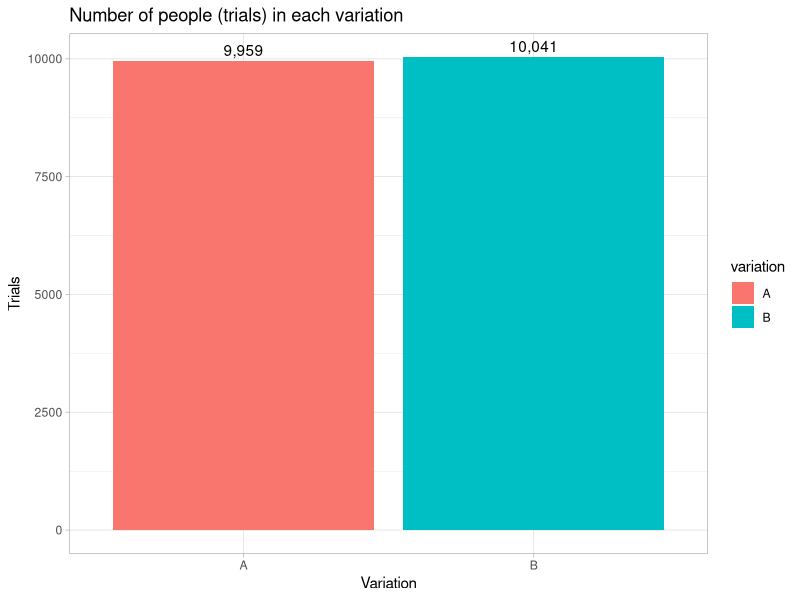
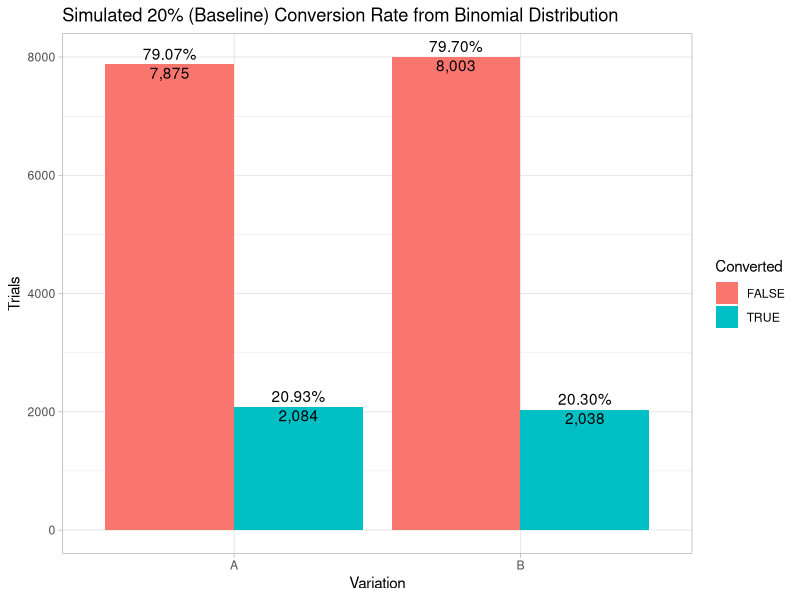
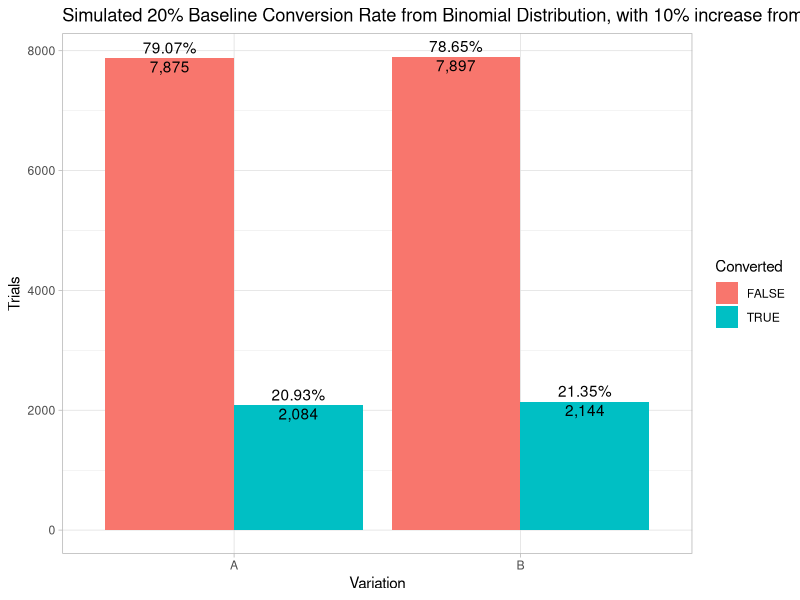
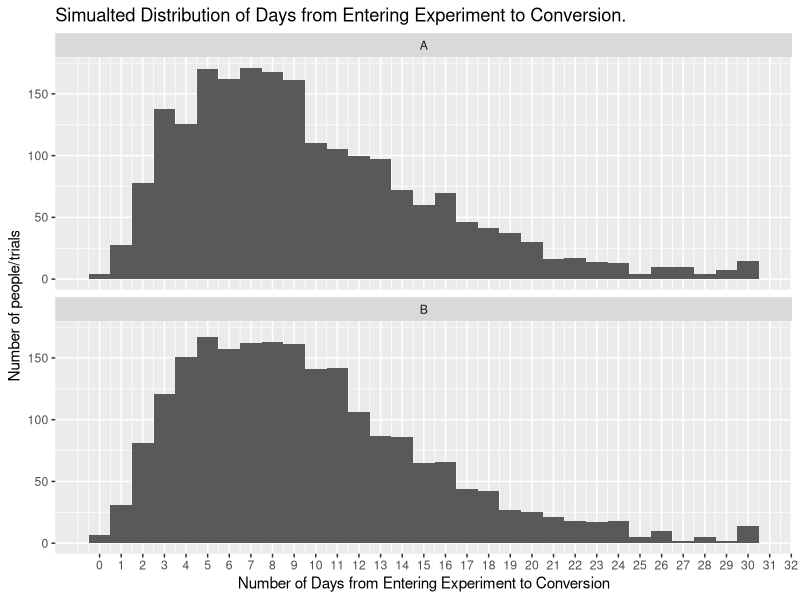
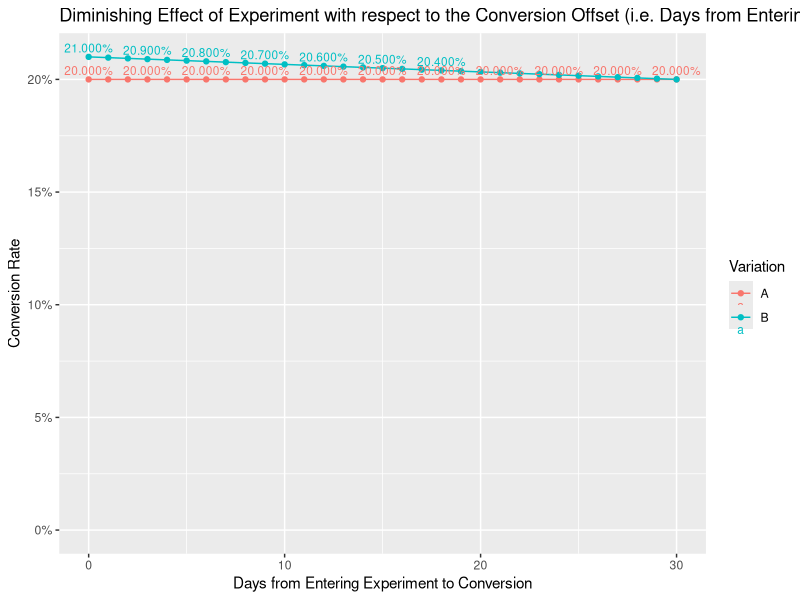
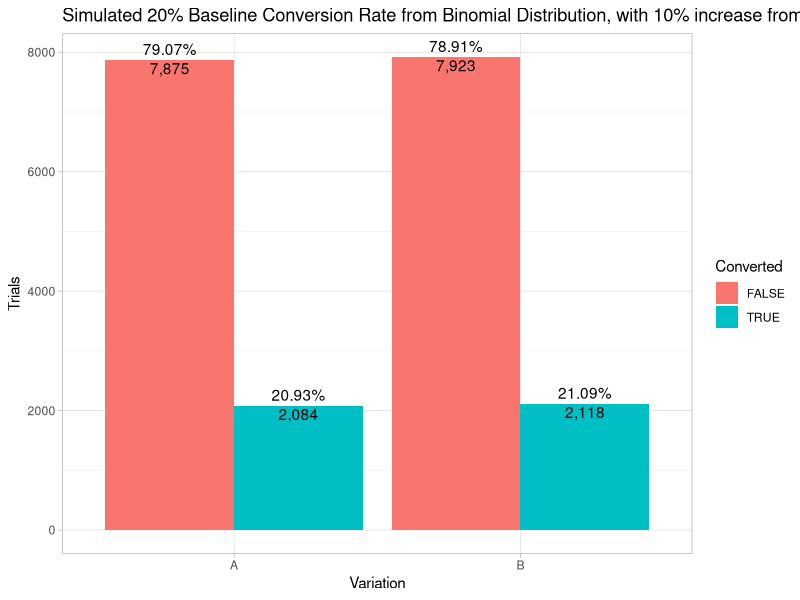

Write the R code that produced these figures, in order.
## ---- chunk 1
library(knitr)
library(tidyverse)
library(lubridate)
library(scales)
options(scipen=999) # non-scientific notation

knitr::opts_chunk$set(echo = FALSE)
## ---- chunk 2
num_trials <- 20000
set.seed(1)
traffic <- data.frame(id=sample(1:1000000, num_trials, replace=F))

set.seed(1)
traffic$variation <- ifelse(rbinom(num_trials, 1, 0.5), 'A', 'B')

traffic %>% 
    count(variation) %>%
    ggplot(aes(x=variation, y=n, fill=variation)) +
    geom_col() +
    geom_text(aes(label=comma_format()(n)), vjust = -0.4) +
    labs(title='Number of people (trials) in each variation',
         y='Trials',
         x='Variation') +
    theme(legend.position = 'none') +
    theme_light()
## ---- chunk 3
baseline_conversion_rate <- 0.20
traffic$baseline_conversion_rate <- baseline_conversion_rate
## ---- chunk 4
converted_by_id <- function(id, conversion_rate) {
    set.seed(id)
    return (as.logical(rbinom(1, 1, conversion_rate)))
}

traffic$converted <- map2_lgl(traffic$id, traffic$baseline_conversion_rate, ~ converted_by_id(.x, .y))

conversion_table <- table(traffic$variation, traffic$converted)
conversions <- c(conversion_table['A', 'TRUE'], conversion_table['B', 'TRUE'])
non_conversions <- c(conversion_table['A', 'FALSE'], conversion_table['B', 'FALSE'])
trials <- conversions + non_conversions

traffic %>% 
    count(variation, converted) %>%
    group_by(variation) %>%
    mutate(baseline_conversion_rate = n / sum(n)) %>%
    ungroup() %>%
    ggplot(aes(x=variation, y=n, fill=converted)) +
    geom_col(position='dodge') +
    geom_text(aes(label=comma_format()(n)),
              position = position_dodge(width=0.9),
              vjust = 1.2) +
    geom_text(aes(label=percent_format()(baseline_conversion_rate)),
              position = position_dodge(width=0.9),
              vjust = -0.4) +
    labs(title='Simulated 20% (Baseline) Conversion Rate from Binomial Distribution',
         y='Trials',
         x='Variation',
         fill='Converted') +
    theme_light()
## ---- chunk 5
simualted_percent_increase_in_b <- 0.05
## ---- chunk 6
traffic <- traffic %>%
    mutate(lift = ifelse(variation == 'A', 0, simualted_percent_increase_in_b)) %>%
    mutate(conversion_rate = baseline_conversion_rate + (baseline_conversion_rate * lift)) %>%
    select(-converted)

traffic$converted <- map2_lgl(traffic$id, traffic$conversion_rate, ~ converted_by_id(.x, .y))
#set.seed(2)
#traffic$converted <-as.logical(rbinom(num_trials, 1, baseline_conversion_rate))

conversion_table <- table(traffic$variation, traffic$converted)
conversions <- c(conversion_table['A', 'TRUE'], conversion_table['B', 'TRUE'])
non_conversions <- c(conversion_table['A', 'FALSE'], conversion_table['B', 'FALSE'])
trials <- conversions + non_conversions

a_conversion_rate <- conversions[1] / trials[1]
b_conversion_rate <- conversions[2] / trials[2]

b_percent_increase_over_baseline <- (b_conversion_rate - baseline_conversion_rate) / b_conversion_rate
b_percent_increase_over_a <- (b_conversion_rate - a_conversion_rate) / b_conversion_rate

traffic %>% 
    count(variation, converted) %>%
    group_by(variation) %>%
    mutate(conversion_rate = n / sum(n)) %>%
    ungroup() %>%
    ggplot(aes(x=variation, y=n, fill=converted)) +
    geom_col(position='dodge') +
    geom_text(aes(label=comma_format()(n)),
              position = position_dodge(width=0.9),
              vjust = 1.2) +
    geom_text(aes(label=percent_format()(conversion_rate)),
              position = position_dodge(width=0.9),
              vjust = -0.4) +
    labs(title='Simulated 20% Baseline Conversion Rate from Binomial Distribution, with 10% increase from effects of B variation.',
         y='Trials',
         x='Variation',
         fill='Converted') +
    theme_light()
## ---- chunk 7
scale_a_b <- function(x, a, b) {

    (b - a) * ((x - min(x)) / (max(x) - min(x))) + a 
}

set.seed(42)
offset <- round(scale_a_b(rgamma(num_trials, shape = 3), 0, 50))
#hist(offset)

traffic <- traffic %>%
    mutate(conversion_offset = offset,
           conversion_offset = ifelse(conversion_offset > 30, 30, conversion_offset))

traffic %>%
    filter(converted) %>%
    ggplot(aes(x=conversion_offset)) +
    geom_histogram(binwidth = 1) +
    scale_x_continuous(breaks = seq(0, 100)) +
    facet_wrap(~variation, nrow=2) +
    labs(title='Simualted Distribution of Days from Entering Experiment to Conversion.',
         y='Number of people/trials',
         x='Number of Days from Entering Experiment to Conversion')
## ---- chunk 8
traffic <- traffic %>%
    mutate(diminished_conversion_rate = baseline_conversion_rate + (baseline_conversion_rate * lift * (30 - conversion_offset) / 30)) %>%
    select(-converted)

stopifnot(all(ifelse(traffic$variation == "A", traffic$baseline_conversion_rate == traffic$conversion_rate, TRUE)))
stopifnot(all(ifelse(traffic$variation == "A", traffic$baseline_conversion_rate == traffic$diminished_conversion_rate, TRUE)))

traffic %>%
    # filter()
    # filter(!is.na(conversion_offset)) %>%
    group_by(conversion_offset, variation) %>%
    summarise(diminished_conversion_rate = mean(diminished_conversion_rate)) %>%
 #   spread(variation, diminished_conversion_rate) %>%
    ggplot(aes(x=conversion_offset, y=diminished_conversion_rate, color=variation)) +
    geom_line() +
    geom_point() +
    geom_text(aes(label=percent_format()(diminished_conversion_rate)), check_overlap=TRUE, size = 3, vjust=-0.5) + 
    scale_y_continuous(labels = percent_format()) +
    expand_limits(y=0) +
    labs(title="Diminishing Effect of Experiment with respect to the Conversion Offset (i.e. Days from Entering Experiment to Conversion)",
         y='Conversion Rate',
         x='Days from Entering Experiment to Conversion',
         color='Variation')
## ---- chunk 9
traffic$converted <- map2_lgl(traffic$id, traffic$diminished_conversion_rate, ~ converted_by_id(.x, .y))
#set.seed(2)
#traffic$converted <-as.logical(rbinom(num_trials, 1, baseline_conversion_rate))

conversion_table <- table(traffic$variation, traffic$converted)
conversions <- c(conversion_table['A', 'TRUE'], conversion_table['B', 'TRUE'])
non_conversions <- c(conversion_table['A', 'FALSE'], conversion_table['B', 'FALSE'])
trials <- conversions + non_conversions

a_conversion_rate <- conversions[1] / trials[1]
b_conversion_rate <- conversions[2] / trials[2]

b_percent_increase_over_baseline <- (b_conversion_rate - baseline_conversion_rate) / b_conversion_rate
b_percent_increase_over_a <- (b_conversion_rate - a_conversion_rate) / b_conversion_rate

traffic %>% 
    count(variation, converted) %>%
    group_by(variation) %>%
    mutate(conversion_rate = n / sum(n)) %>%
    ungroup() %>%
    ggplot(aes(x=variation, y=n, fill=converted)) +
    geom_col(position='dodge') +
    geom_text(aes(label=comma_format()(n)),
              position = position_dodge(width=0.9),
              vjust = 1.2) +
    geom_text(aes(label=percent_format()(conversion_rate)),
              position = position_dodge(width=0.9),
              vjust = -0.4) +
    labs(title='Simulated 20% Baseline Conversion Rate from Binomial Distribution, with 10% increase from effects of B variation.',
         y='Trials',
         x='Variation',
         fill='Converted') +
    theme_light()
